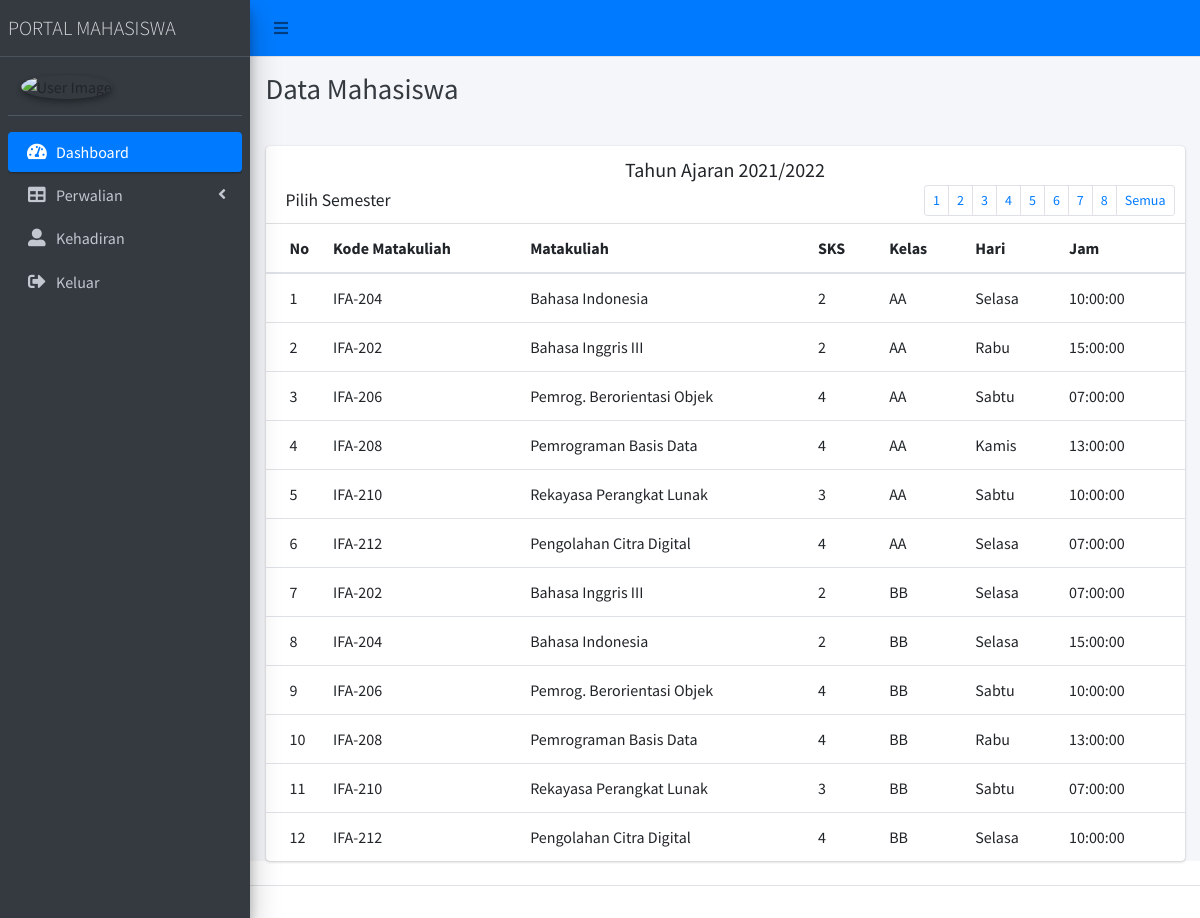
Screenshot of /jadwal4 with the database file from the repository.
### tables this page shows
CREATE TABLE `jadwal` (
  `id_jadwal` int(11) NOT NULL,
  `kode_mk` varchar(7) NOT NULL DEFAULT '0',
  `kelas` varchar(7) NOT NULL DEFAULT '0',
  `hari` varchar(50) NOT NULL DEFAULT '0',
  `jam` varchar(15) NOT NULL DEFAULT '00:00:00'
);

CREATE TABLE `matakuliah` (
  `kode_mk` varchar(7) NOT NULL,
  `nama_mk` varchar(50) NOT NULL,
  `sks` int(11) NOT NULL,
  `semester` int(11) NOT NULL
);

### application/libraries/Template.php (called while the page is built)
<?php if (!defined('BASEPATH')) exit('No direct script access allowed');
class Template
{
	var $template_data = array();
	function set($name, $value)
	{
		$this->template_data[$name] = $value;
	}
	function load($template = '', $view = '', $view_data = array(), $return = FALSE)
	{
		$this->CI = &get_instance();
		$this->set('contents', $this->CI->load->view($view, $view_data, TRUE));
		return $this->CI->load->view($template, $this->template_data, $return);
	}
}

### application/controllers/mahasiswa/Perwalian.php (called while the page is built, shortened)
<?php
class Perwalian extends CI_Controller {
	public function jadwal4()
	{
		$data['daftarjadwal4'] = $this->Modelperwalian->getdatajadwal4();
		$this->template->load('layout/template', 'mahasiswa/jadwal4',$data);
	}
}

### index.php (called while the page is built, shortened)
<?php
require_once BASEPATH.'core/CodeIgniter.php';

### application/helpers/tahunAjaran_helper.php (called while the page is built, shortened)
<?php
function Ajaran(){
	$current = date('Y-m-d');
	$bulan = date("m", strtotime($current));
	$tahun = date("Y", strtotime($current));
	$ajaran = $tahun . "/" . ($tahun+1);
	return $ajaran;
}
?>

### application/models/Modelperwalian.php (called while the page is built, shortened)
<?php
class Modelperwalian extends CI_Model {
     public function getdatajadwal4()
	{
        $query = $this->db->select('jadwal.id_jadwal, matakuliah.kode_mk, matakuliah.nama_mk, matakuliah.sks, matakuliah.semester, jadwal.kelas, jadwal.hari, jadwal.jam')
        ->join('jadwal','jadwal.kode_mk=matakuliah.kode_mk')
        ->where('semester','4')
        ->get('matakuliah')->result_array();
        return $query;
    }
}

### application/views/mahasiswa/jadwal4.php (the view, shortened to what this page needs)
<section class="content">
         <div class="col-md-12">
           <div class="card">
             <div class="card-header">
						<h5 class="text-center">Tahun Ajaran <?= Ajaran(); ?></h5>
               <h3 class="card-title">Pilih Semester</h3>
               <div class="card-tools">
                 <ul class="pagination pagination-sm float-right">
                  <li class="page-item"><a class="page-link" href="<?= site_url('jadwal1')?>">1</a></li>
                   <li class="page-item"><a class="page-link" href="<?= site_url('jadwal2')?>">2</a></li>
                   <li class="page-item"><a class="page-link" href="<?= site_url('jadwal3')?>">3</a></li>
                   <li class="page-item"><a class="page-link" href="<?= site_url('jadwal4')?>">4</a></li>
                   <li class="page-item"><a class="page-link" href="<?= site_url('jadwal5')?>">5</a></li>
                   <li class="page-item"><a class="page-link" href="<?= site_url('jadwal6')?>">6</a></li>
                   <li class="page-item"><a class="page-link" href="<?= site_url('jadwal7')?>">7</a></li>
                   <li class="page-item"><a class="page-link" href="<?= site_url('jadwal8')?>">8</a></li>
                   <li class="page-item"><a class="page-link" href="<?= site_url('jadwalsemua')?>">Semua</a></li>
                 </ul>
               </div>
             </div>
             <div class="card-body p-0">
               <table class="table">
                 <thead>
                   <tr>
                     <th style="width: 10px">No</th>
                     <th>Kode Matakuliah</th>
                     <th>Matakuliah</th>
                     <th>SKS</th>
                     <th>Kelas</th>
                     <th>Hari</th>
                     <th>Jam</th>
                   </tr>
                 </thead>
                 <tbody>
                    <?php
									 $no=1;
									 $current = date('Y-m-d');
									 $bulan = date("m", strtotime($current));
                        foreach ($daftarjadwal4 as $row) {
												if($bulan >= 2 && $bulan <=5) {
                            ?>
                     <tr>
                       <td><?php echo $no++; ?></td>
                    <td><?php echo $row['kode_mk']; ?></td>
                    <td><?php echo $row['nama_mk']; ?></td>
                    <td><?php echo $row['sks']; ?></td>
                    <td><?php echo $row['kelas']; ?></td>
                    <td><?php echo $row['hari']; ?></td>
                    <td><?php echo $row['jam']; ?></td>
                    </tr>
												<?php }
                         }
                                ?>
                 </tbody>
               </table>
             </div>
           </div>
   </section>

### rows the page displays
jadwal: kode_mk.kode_mk "IFA-204", kode_mk.nama_mk "Bahasa Indonesia", kode_mk.sks "2", kelas "AA", hari "Selasa", jam "10:00:00"
jadwal: kode_mk.kode_mk "IFA-202", kode_mk.nama_mk "Bahasa Inggris III", kode_mk.sks "2", kelas "AA", hari "Rabu", jam "15:00:00"
jadwal: kode_mk.kode_mk "IFA-206", kode_mk.nama_mk "Pemrog. Berorientasi Objek", kode_mk.sks "4", kelas "AA", hari "Sabtu", jam "07:00:00"
jadwal: kode_mk.kode_mk "IFA-208", kode_mk.nama_mk "Pemrograman Basis Data", kode_mk.sks "4", kelas "AA", hari "Kamis", jam "13:00:00"
jadwal: kode_mk.kode_mk "IFA-210", kode_mk.nama_mk "Rekayasa Perangkat Lunak", kode_mk.sks "3", kelas "AA", hari "Sabtu", jam "10:00:00"
jadwal: kode_mk.kode_mk "IFA-212", kode_mk.nama_mk "Pengolahan Citra Digital", kode_mk.sks "4", kelas "AA", hari "Selasa", jam "07:00:00"
jadwal: kode_mk.kode_mk "IFA-202", kode_mk.nama_mk "Bahasa Inggris III", kode_mk.sks "2", kelas "BB", hari "Selasa", jam "07:00:00"
jadwal: kode_mk.kode_mk "IFA-204", kode_mk.nama_mk "Bahasa Indonesia", kode_mk.sks "2", kelas "BB", hari "Selasa", jam "15:00:00"
jadwal: kode_mk.kode_mk "IFA-206", kode_mk.nama_mk "Pemrog. Berorientasi Objek", kode_mk.sks "4", kelas "BB", hari "Sabtu", jam "10:00:00"
jadwal: kode_mk.kode_mk "IFA-208", kode_mk.nama_mk "Pemrograman Basis Data", kode_mk.sks "4", kelas "BB", hari "Rabu", jam "13:00:00"
jadwal: kode_mk.kode_mk "IFA-210", kode_mk.nama_mk "Rekayasa Perangkat Lunak", kode_mk.sks "3", kelas "BB", hari "Sabtu", jam "07:00:00"
jadwal: kode_mk.kode_mk "IFA-212", kode_mk.nama_mk "Pengolahan Citra Digital", kode_mk.sks "4", kelas "BB", hari "Selasa", jam "10:00:00"

### other values shown
Ajaran() "2021/2022"
